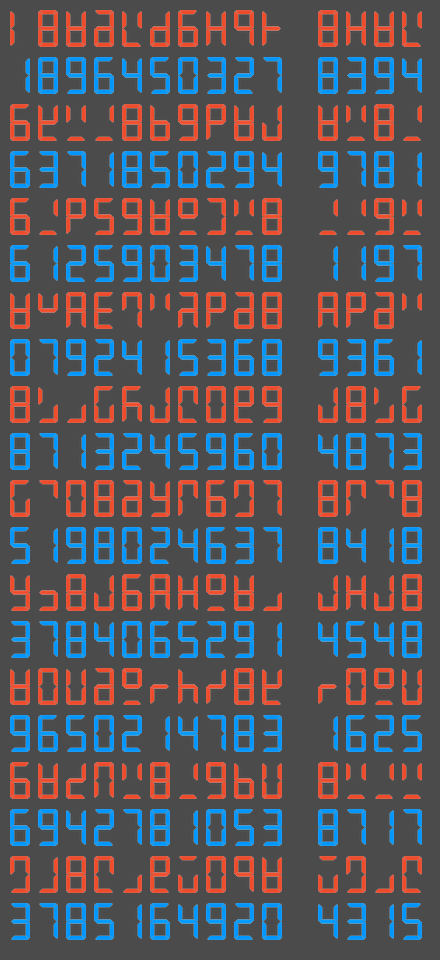

Here is the Python script that generated this plot:
from collections import Counter
from operator import itemgetter
from string import ascii_lowercase
import string
from PIL import Image, ImageColor
import PIL
import itertools


def parse(str_):
    lst = [x.split(" | ") for x in str_]
    signal, output = map(list, zip(*lst))
    signal = [x.split() for x in signal]
    output = [x.split() for x in output]
    return signal, output


def day08a(inputs):
    signals, outputs = parse(inputs)
    out = [len(item) for sublist in outputs for item in sublist]
    return sum(itemgetter(2, 3, 4, 7)(Counter(out)))


#   0:      1:      2:      3:      4:
#  aaaa    ....    aaaa    aaaa    ....
# b    c  .    c  .    c  .    c  b    c
# b    c  .    c  .    c  .    c  b    c
#  ....    ....    dddd    dddd    dddd
# e    f  .    f  e    .  .    f  .    f
# e    f  .    f  e    .  .    f  .    f
#  gggg    ....    gggg    gggg    ....

#   5:      6:      7:      8:      9:
#  aaaa    aaaa    aaaa    aaaa    aaaa
# b    .  b    .  .    c  b    c  b    c
# b    .  b    .  .    c  b    c  b    c
#  dddd    dddd    ....    dddd    dddd
# .    f  e    f  .    f  e    f  .    f
# .    f  e    f  .    f  e    f  .    f
#  gggg    gggg    ....    gggg    gggg

# Just working out below some facts about the digit/pos combo
# figuring out how to logically determine the decoding sequence.

# 2: 1
# 3: 7
# 4: 4
# 5: 2 3 5 {a:3,b:1,c:2,d:3,e:1,f:2,g:3}
# 6: 0 6 9 {a:3,b:3,c:3,d:2,e:2,f:3,g:3}
# 7: 8
# all: {a:8,b:6,c:8,d:7,e:4,f:9,g:7}

# Ended up with:
# (assuming inputs are a scrambled mix of only 0-9 not repeated)
# pos a: check 1/7, the extra signal in 7 must be a (as 1+7 use pos c&f)
# pos e: count all total signals grouped, the signal with 4 must be e
#      - as above in 'all' counting all signals, e will be the signal with
#      - a 4 count.  Prob could have figured out b with this too (cnt 6)
# pos f: as above but it is only 9 counts
# pos b: comparing 4, to the sub of 2,3,5 (the sig that has only 1 in total of 235, also in common with 4 is b)
# pos c: 1 only has c or f, and we know f from above, so we can determine c from what isnt allocated in 1
# pos d: only d remains not allocated from 4
# pos g: only one left not allocated


def get_keys(dict_, val):
    res = []
    for key, value in dict_.items():
        if val == value:
            res.append(key)
    return res


def get_tabula_rasa(str_):
    str_ = ["".join(sorted(x)) for x in str_]
    res = []
    [res.append(x) for x in str_ if x not in res]
    signal_len_map = {}
    tabula_rasa = dict.fromkeys(ascii_lowercase[0:7], 0)
    for i in range(2, 8):
        signal_len_map[i] = []
    for entry in str_:
        signal_len_map[len(entry)].append(entry)
    # Determine sig 'e' by counting all signals and returning 4 counts
    sig_all = Counter("".join(str_))
    tabula_rasa["e"] = get_keys(sig_all, 4)[0]
    # Determine sig 'f' by counting all signals and returning 9 counts
    tabula_rasa["f"] = get_keys(sig_all, 9)[0]
    # get signal b and e by comparing 4 and 2,3 and 5
    sig_5 = Counter("".join(signal_len_map[5]))
    tabula_rasa["b"] = [x for x in signal_len_map[4][0] if x in get_keys(sig_5, 1)][0]

    # Deterimine sig 'a' by comparing 1 and 7
    tabula_rasa["a"] = [
        x for x in signal_len_map[3][0] if x not in signal_len_map[2][0]
    ][0]
    # Determine sig c from what isn't allocated from 1
    tabula_rasa["c"] = [
        x for x in signal_len_map[2][0] if x not in tabula_rasa.values()
    ][0]
    # Determine sig d from what isn't allocated from 4
    tabula_rasa["d"] = [
        x for x in signal_len_map[4][0] if x not in tabula_rasa.values()
    ][0]
    # Determine sig g from what isn't allocated at all
    tabula_rasa["g"] = [
        x for x in ascii_lowercase[0:7] if x not in tabula_rasa.values()
    ][0]

    return tabula_rasa


def ssd_to_int(str_):
    lst = str_.split()
    key = {
        "abcefg": "0",
        "cf": "1",
        "acdeg": "2",
        "acdfg": "3",
        "bcdf": "4",
        "abdfg": "5",
        "abdefg": "6",
        "acf": "7",
        "abcdefg": "8",
        "abcdfg": "9",
    }
    return [key["".join(sorted(x))] for x in lst]


def decode_string(str_, tabula_rasa):
    decoded_str = []
    for item in str_:
        s = ""
        for char in item:
            s += get_keys(tabula_rasa, char)[0]
        decoded_str.append(s)
    return " ".join(decoded_str)


def int_to_ssd(str_):
    key = {
        "0": "abcefg",
        "1": "cf",
        "2": "acdeg",
        "3": "acdfg",
        "4": "bcdf",
        "5": "abdfg",
        "6": "abdefg",
        "7": "acf",
        "8": "abcdefg",
        "9": "abcdfg",
    }
    return key[str_]


def create_ssd_image(encoded_inputs, decoded_inputs):

    border_pixels_top = 10
    border_pixels_left = 10
    digit_spacing_x = 8
    digit_spacing_y = 10

    colours = [(238, 75, 43), (0, 150, 255)]

    img_ssd = create_seven_segment(int_to_ssd("8"))
    ssd_height = img_ssd.height + digit_spacing_y
    ssd_width = img_ssd.width + digit_spacing_x
    width = (ssd_width * 15) + (border_pixels_left * 2)
    height = (border_pixels_top * 2) + (len(encoded_inputs) * ssd_height * 2)
    img = Image.new("RGBA", (width, height), color=(75, 75, 75, 255))
    alternating_lists = [
        x
        for x in itertools.chain.from_iterable(
            itertools.zip_longest(encoded_inputs, decoded_inputs)
        )
    ]
    for xidx, line in enumerate(alternating_lists):
        str_ = line.split()
        for yidx, digit in enumerate(str_):
            if digit != "|":
                img_ssd = create_seven_segment(digit, colours[xidx % 2])
                img.paste(
                    img_ssd,
                    (
                        border_pixels_top + (ssd_width * yidx),
                        border_pixels_left + (ssd_height * xidx),
                    ),
                    img_ssd,
                )

    img.save(f"day08.png")
    return True


def day08b(inputs, output_ssd=False):
    signals, outputs = parse(inputs)
    results = []
    decoded_inputs = []
    for signal, output in zip(signals, outputs):
        # Decode output
        tabula_rasa = get_tabula_rasa(signal)
        decoded_signal_ssd = decode_string(signal, tabula_rasa)
        decoded_output_ssd = decode_string(output, tabula_rasa)
        decoded_output_int = ssd_to_int(decoded_output_ssd)
        results.append(int("".join(decoded_output_int)))
        decoded_inputs.append(" | ".join([decoded_signal_ssd, decoded_output_ssd]))

    if output_ssd:
        create_ssd_image(inputs, decoded_inputs)

    return sum(results)


def rotate_image(img):
    return img.rotate(90, PIL.Image.NEAREST, expand=1)


def change_ssd_colour(img, colour):
    new_img = []
    if type(colour) == str:
        r, g, b = ImageColor.getrgb(colour)
    elif type(colour) == tuple:
        r, g, b = colour
    pixel_data = img.getdata()
    for pixel in pixel_data:
        if pixel[0:3] == (255, 255, 255):
            new_img.append((r, g, b, pixel[3]))
        else:
            new_img.append(pixel)
    img.putdata(new_img)
    return img


def create_seven_segment(str_, colour="White"):

    str_ = str_.lower()
    ssd = Image.open("../graphics/SevenSegmentDisplay.png")

    if type(colour) == tuple:
        ssd = change_ssd_colour(ssd, colour)
    elif colour != "White":
        ssd = change_ssd_colour(ssd, colour)

    ssd_outside = ssd.crop((0, 0, ssd.width, ssd.height / 2))
    ssd_inside = ssd.crop((0, ssd.height / 2, ssd.width, ssd.height))

    width = ssd.width + 20
    height = ssd.width * 2 + 20

    img = Image.new("RGBA", (width, height), color=(0, 0, 0, 0))
    if "a" in str_:
        img.paste(
            ssd_outside,
            (int((img.width / 2) - (ssd_outside.width / 2)), 0),
            ssd_outside,
        )
    ssd_outside = rotate_image(ssd_outside)
    if "b" in str_:
        img.paste(
            ssd_outside,
            (0, 10),
            ssd_outside,
        )
    if "e" in str_:
        img.paste(
            ssd_outside,
            (0, ssd_outside.height + 10),
            ssd_outside,
        )
    ssd_outside = rotate_image(ssd_outside)
    if "g" in str_:
        img.paste(
            ssd_outside,
            (
                int((img.width / 2) - (ssd_outside.width / 2)),
                img.height - ssd_outside.height,
            ),
            ssd_outside,
        )
    ssd_outside = rotate_image(ssd_outside)
    if "c" in str_:
        img.paste(
            ssd_outside,
            (img.width - ssd_outside.width, 10),
            ssd_outside,
        )
    if "f" in str_:
        img.paste(
            ssd_outside,
            (img.width - ssd_outside.width, ssd_outside.height + 10),
            ssd_outside,
        )
    if "d" in str_:
        img.paste(
            ssd_inside,
            (
                10,
                int((img.height / 2) - (ssd_inside.height / 2)),
            ),
            ssd_inside,
        )

    basewidth = 20
    wpercent = basewidth / float(img.size[0])
    hsize = int((float(img.size[1]) * float(wpercent)))
    img = img.resize((basewidth, hsize), Image.ANTIALIAS)

    return img


ex = """be cfbegad cbdgef fgaecd cgeb fdcge agebfd fecdb fabcd edb | fdgacbe cefdb cefbgd gcbe
edbfga begcd cbg gc gcadebf fbgde acbgfd abcde gfcbed gfec | fcgedb cgb dgebacf gc
fgaebd cg bdaec gdafb agbcfd gdcbef bgcad gfac gcb cdgabef | cg cg fdcagb cbg
fbegcd cbd adcefb dageb afcb bc aefdc ecdab fgdeca fcdbega | efabcd cedba gadfec cb
aecbfdg fbg gf bafeg dbefa fcge gcbea fcaegb dgceab fcbdga | gecf egdcabf bgf bfgea
fgeab ca afcebg bdacfeg cfaedg gcfdb baec bfadeg bafgc acf | gebdcfa ecba ca fadegcb
dbcfg fgd bdegcaf fgec aegbdf ecdfab fbedc dacgb gdcebf gf | cefg dcbef fcge gbcadfe
bdfegc cbegaf gecbf dfcage bdacg ed bedf ced adcbefg gebcd | ed bcgafe cdgba cbgef
egadfb cdbfeg cegd fecab cgb gbdefca cg fgcdab egfdb bfceg | gbdfcae bgc cg cgb
gcafb gcf dcaebfg ecagb gf abcdeg gaef cafbge fdbac fegbdc | fgae cfgab fg bagce""".split(
    "\n"
)

# print(
#     day08b(
#         ["acedgfb cdfbe gcdfa fbcad dab cefabd cdfgeb eafb cagedb ab".split()],
#         ["cdfeb fcadb cdfeb cdbaf".split()],
#     )
# )

day08b(ex, True)


def test_08_ex1a():
    assert day08a(ex) == 26


def test_08_ex1b():
    assert day08b(ex) == 61229


def test_08a(day08_lines):
    assert day08a(day08_lines) == 274


def test_08b(day08_lines):
    assert day08b(day08_lines) == 1012089


# if __name__ == "__main__":
